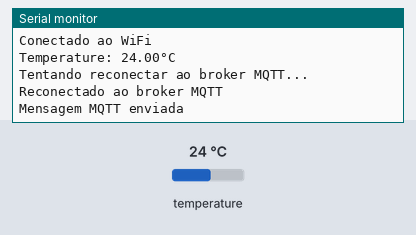
The sketch below on a simulated ESP8266 (NodeMCU). On the bench: the last lines printed to the serial monitor. The test bench sets the inputs (shaded band); at power-on: temperature 24 °C. WiFi joins after 1.5 s; servers stay silent unless stated; no MQTT or app messages arrive unless stated.

Above: at 2.7 s.
2.8 s: temperature set to 12 °C
At 8.2 s:
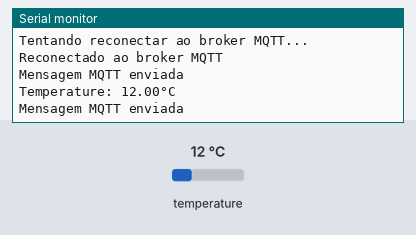
8.7 s: temperature set to 19 °C
At 13.0 s:
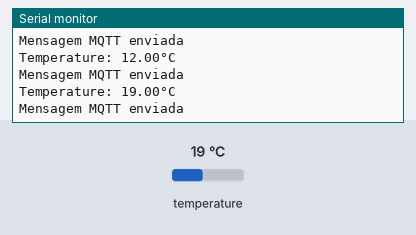
Timing chart, 0 to 14.5 s (numbered marks = the images above; inputs shaded):
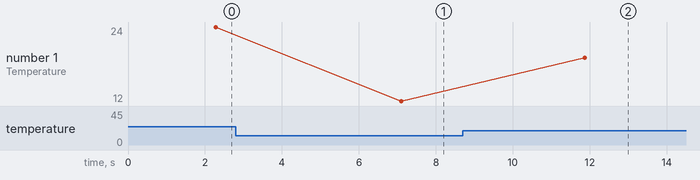

Measured:
- after the input at 2.8 s, the serial monitor: prints a new line after 4.3 s (image 1)
- after the input at 8.7 s, the serial monitor: prints a new line after 3.2 s (image 2)
- plotted number 1: 24 → 12 after the input at 2.8 s, 12 → 19 after the input at 8.7 s

The sketch:

ENVIO_TEMPERATURA_MQTT.ino
```cpp
#include <IRremoteESP8266.h>
#include <IRrecv.h>
#include <DallasTemperature.h>
#include <OneWire.h>
#include <IRsend.h>
#include <WiFi.h>
#include <PubSubClient.h>

// Substitua com suas credenciais WiFi
const char* ssid = "brisa-829814";
const char* password = "4jsp2uf4";

// Substitua com os detalhes do seu broker MQTT
const char* mqttBroker = "broker.emqx.io";
const int mqttPort = 1883;
const char* mqttTopic = "RecebendoRafhael";


#define SENSOR_PIN  4 // pino de entrada de dados do sensor de temperatura

OneWire oneWire(SENSOR_PIN); //instancia o objeto onewire
DallasTemperature DS18B20(&oneWire); //cria o objeto de temperatura

float tempC; // temperature in Celsius


WiFiClient espClient; //instancia o objeto wifi cliente
PubSubClient client(espClient);


void setup() {
  // put your setup code here, to run once:
  // Conectar à rede WiFi
    Serial.begin(115200);  //inicia o monitor serial
    WiFi.begin(ssid, password); //inicia o wifi
    while (WiFi.status() != WL_CONNECTED) { //conexão ao wifi
      delay(250);
      Serial.println("Conectando ao WiFi...");
      }
      Serial.println("Conectado ao WiFi");

    // Configurar o cliente MQTT
    client.setServer(mqttBroker, mqttPort);
    DS18B20.begin();    // inicializa o sensor de temperatura DS18B20


}


//função que envia temperatura para o servidor web
void sendTemperature(char temperaturaStr[10]) {

  client.publish(mqttTopic,temperaturaStr); //envia a temperatura pelo protocolo mqtt

  Serial.println("\nMensagem MQTT enviada");

}

void loop() {

    DS18B20.requestTemperatures();       // envia o comando requerindo a temperatura do sensor
    tempC = DS18B20.getTempCByIndex(0);  //leitura da temperatura em celsius
    Serial.print("Temperature: ");
    Serial.print(tempC);    //mostra a temperatura em Celsius
    Serial.print("°C\n");

    //se não tiver conectado ao servidor, se reconectará
    if (!client.connected()) {
      reconnect();
    }
    if (!isnan(tempC)) {

      // Converter a temperatura para uma string
      char temperaturaStr[10];
      //função de conversão de float para char
      dtostrf(tempC, 4, 2, temperaturaStr);

      // Enviar a temperatura via MQTT
      sendTemperature(temperaturaStr);
       delay(4000) ;
    } else {
      Serial.println("Falha na leitura da temperatura. Verifique a conexão do sensor.");
    }


}

void reconnect() {
  // Reconectar ao broker MQTT
  while (!client.connected()) {
    Serial.println("Tentando reconectar ao broker MQTT...");
    if (client.connect("ESP32Client")) {
      Serial.println("Reconectado ao broker MQTT");
    } else {
      Serial.println("Falha na reconexão. Tentando novamente");
    }
  }
}
```
